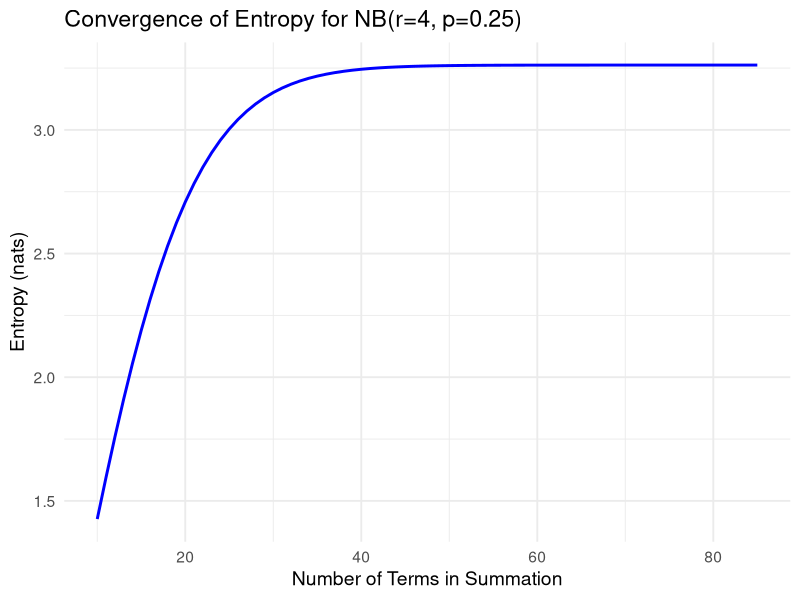

Reproduce this figure in R.
## ---- chunk 1
# Load libraries
library(ggplot2)
library(dplyr)
library(tidyr)

# Function to compute Negative Binomial PMF
nb_pmf <- function(k, r, p) {
  choose(k + r - 1, k) * (1 - p)^k * p^r
}

# Function to compute entropy for a given max k
nb_entropy <- function(r, p, max_k = 100) {
  probs <- sapply(0:max_k, function(k) nb_pmf(k, r, p))
  -sum(probs * log(probs), na.rm = TRUE)
}

# --- 1. Plot Entropy vs Number of Summation Terms ---

r_val <- 4
p_val <- 0.25
max_terms <- 85

entropy_values <- data.frame(
  Terms = 10:max_terms,
  Entropy = sapply(10:max_terms, function(m) nb_entropy(r_val, p_val, m))
)

entropy_plot <- ggplot(entropy_values, aes(x = Terms, y = Entropy)) +
  geom_line(color = "blue", size = 1) +
  labs(
    title = paste("Convergence of Entropy for NB(r=", r_val, ", p=", p_val, ")", sep = ""),
    x = "Number of Terms in Summation",
    y = "Entropy (nats)"
  ) +
  theme_minimal(base_size = 14)

# --- 2. Plot Moment Generating Function (MGF) ---

mgf_nb <- function(t, r, p) {
  (p / (1 - (1 - p) * exp(t)))^r
}

# Define t values (restricted domain so denominator > 0)
t_vals <- seq(-1.5, -log(1 - p_val) - 0.05, length.out = 200)
r_values <- 3:7

mgf_data <- expand.grid(t = t_vals, r = r_values) %>%
  mutate(MGF = mapply(function(tt, rr) mgf_nb(tt, rr, p_val), t, r))


# --- Display the plots ---
print(entropy_plot)
